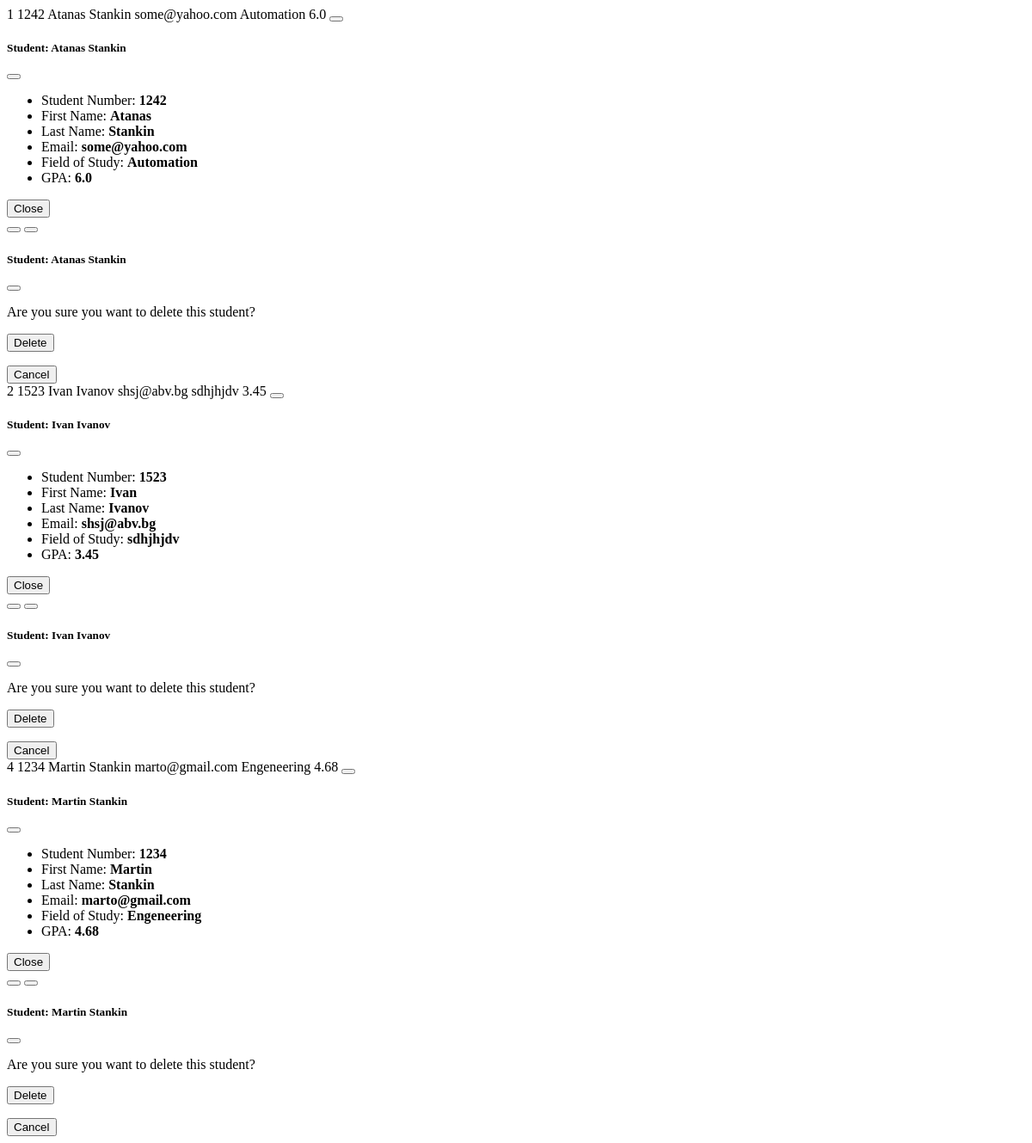
The app's page /students/, older data.
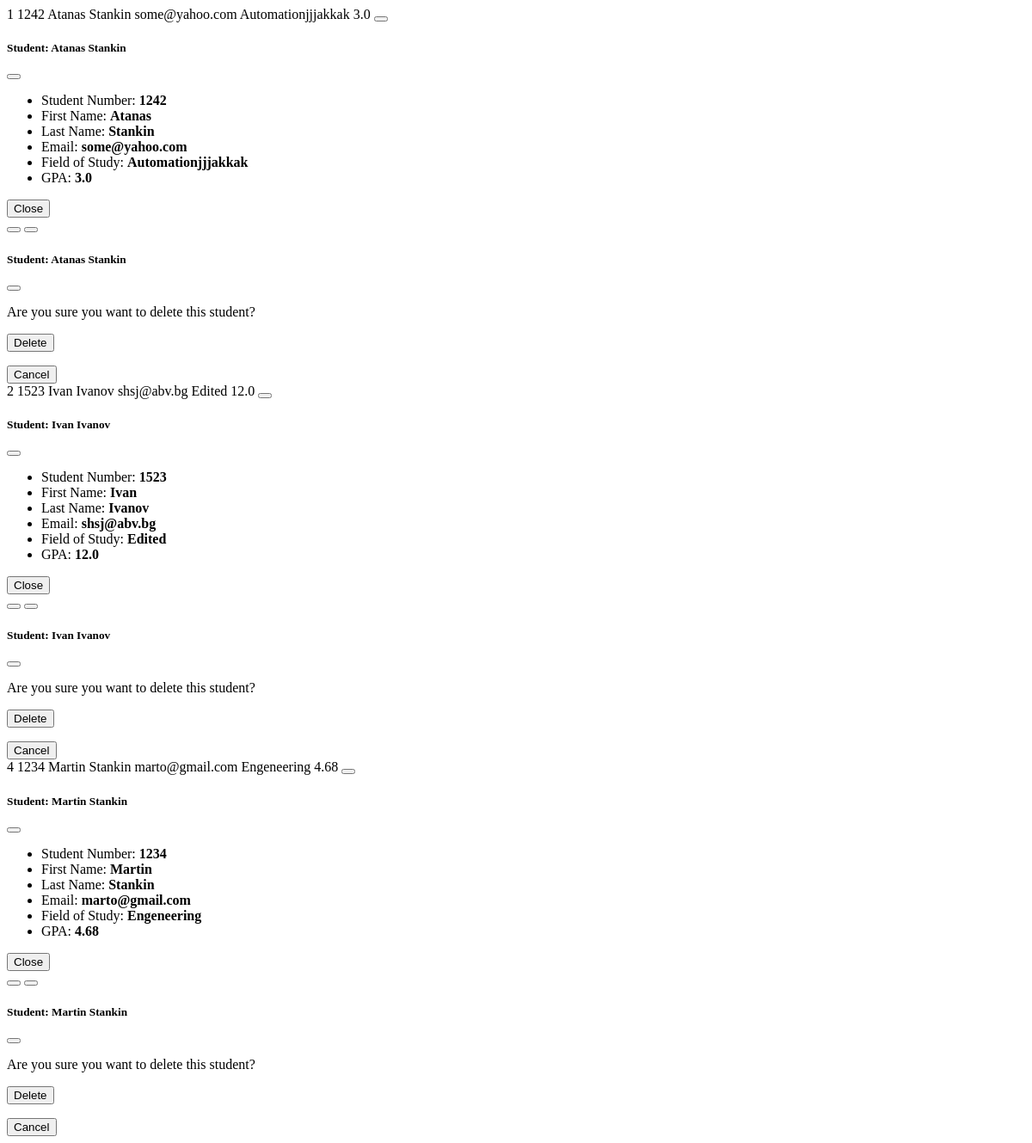
The same page, newer data.
### students/models.py (models this page shows, shortened)
class Student(models.Model):
    student_number = models.PositiveIntegerField()
    first_name = models.CharField(max_length=50)
    last_name = models.CharField(max_length=50)
    email = models.EmailField(max_length=100)
    field_of_study = models.CharField(max_length=50)
    gpa = models.FloatField()

### students/views.py (the view)
# urls.py: path('students/', views.student_list, name='student_list'),
def student_list(request):
    return render(request, 'students/student_list.html', {
        'students': Student.objects.all()
    })

### students/templates/students/student_list.html (shortened to what this page needs)
{% for student in students %}
                  <tr>
                    <td>{{ student.id }}</td>
                    <td>{{ student.student_number }}</td>
                    <td>{{ student.first_name }}</td>
                    <td>{{ student.last_name }}</td>
                    <td>{{ student.email }}</td>
                    <td>{{ student.field_of_study }}</td>
                    <td>{{ student.gpa }}</td>
                    <td>
                      <button type="button" class="btn btn-success me-1" href="{% url 'view_student' student.id %}" data-bs-toggle="modal" data-bs-target="#myModal{{student.id}}">
                      </button>
                      <div class="modal" id="myModal{{student.id}}" tabindex="-1" aria-labelledby="myModalLabel1" aria-hidden="true">
                        <div class="modal-dialog" role="document">
                          <div class="modal-content">
                            <div class="modal-header">
                              <h5 class="modal-title">
                                Student: {{ student.first_name }} {{ student.last_name }}
                              </h5>
                              <button type="button" class="btn-close" data-bs-dismiss="modal" aria-label="Close">
                              </button>
                            </div>
                            <div class="modal-body">
                              <ul class="list-unstyled">
                                <li>Student Number: <strong>{{ student.student_number }}</strong></li>
                                <li>First Name: <strong>{{ student.first_name }}</strong></li>
                                <li>Last Name: <strong>{{ student.last_name }}</strong></li>
                                <li>Email: <strong>{{ student.email }}</strong></li>
                                <li>Field of Study: <strong>{{ student.field_of_study }}</strong></li>
                                <li>GPA: <strong>{{ student.gpa }}</strong></li>
                              </ul>
                            </div>
                            <div class="modal-footer">
                              <button type="button" class="btn btn-primary" data-bs-dismiss="modal">Close</button>
                            </div>
                          </div>
                        </div>
                      </div>
                      <button class="btn btn-warning me-1" hx-get="{% url 'edit' student.id %}" hx-target="#dialog">
                      </button>
                      <button type="button" class="btn btn-danger" data-bs-toggle="modal" data-bs-target="#delete{{student.id}}">
                      </button>
                      <div class="modal" id="delete{{student.id}}" tabindex="-1" aria-labelledby="myModalLabel2" aria-hidden="true">
                        <div class="modal-dialog" role="document">
                          <div class="modal-content">
                            <div class="modal-header">
                              <h5 class="modal-title">
                                Student: {{ student.first_name }} {{ student.last_name }}
                              </h5>
                              <button type="button" class="btn-close" data-bs-dismiss="modal" aria-label="Close">
                              </button>
                            </div>
                            <div class="modal-body">
                              <p>Are you sure you want to delete this student?</p>
                            </div>
                            <div class="modal-footer">
                              <form action="{% url 'delete' student.id %}" method="POST">
                                <input type="submit" class="btn btn-primary" value="Delete">
                              </form>
                              <button type="button" class="btn btn-secondary" data-bs-dismiss="modal">Cancel</button>
                            </div>
                          </div>
                        </div>
                      </div>
                    </td>
                  </tr>
                {% endfor %}

Row changes from the older to the newer data that the page shows:
changed Student "Atanas": field_of_study "Automation" → "Automationjjjakkak"; gpa "6.0" → "3.0"
changed Student "Ivan": field_of_study "sdhjhjdv" → "Edited"; gpa "3.45" → "12.0"
